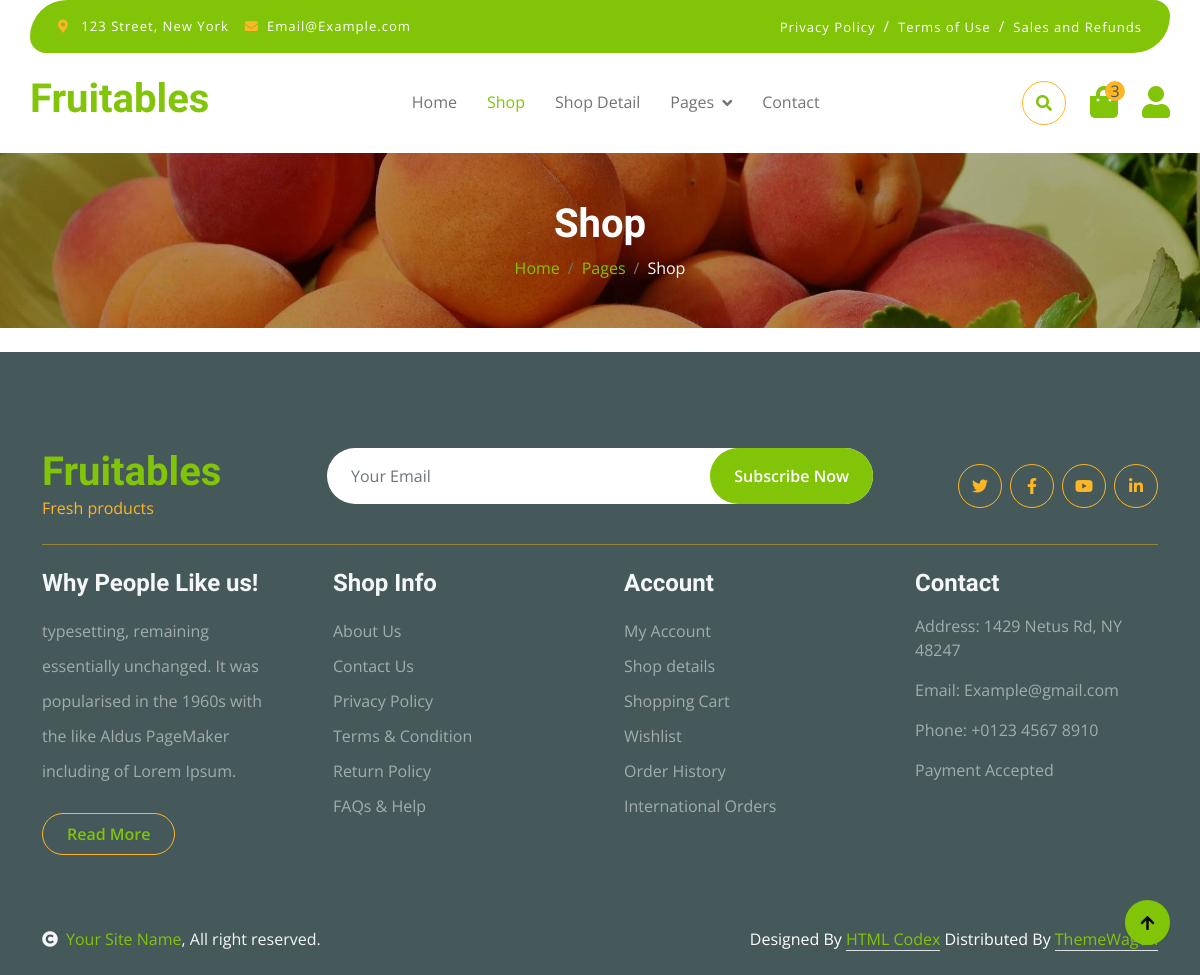
Before: /products/shop/ with the older database file.
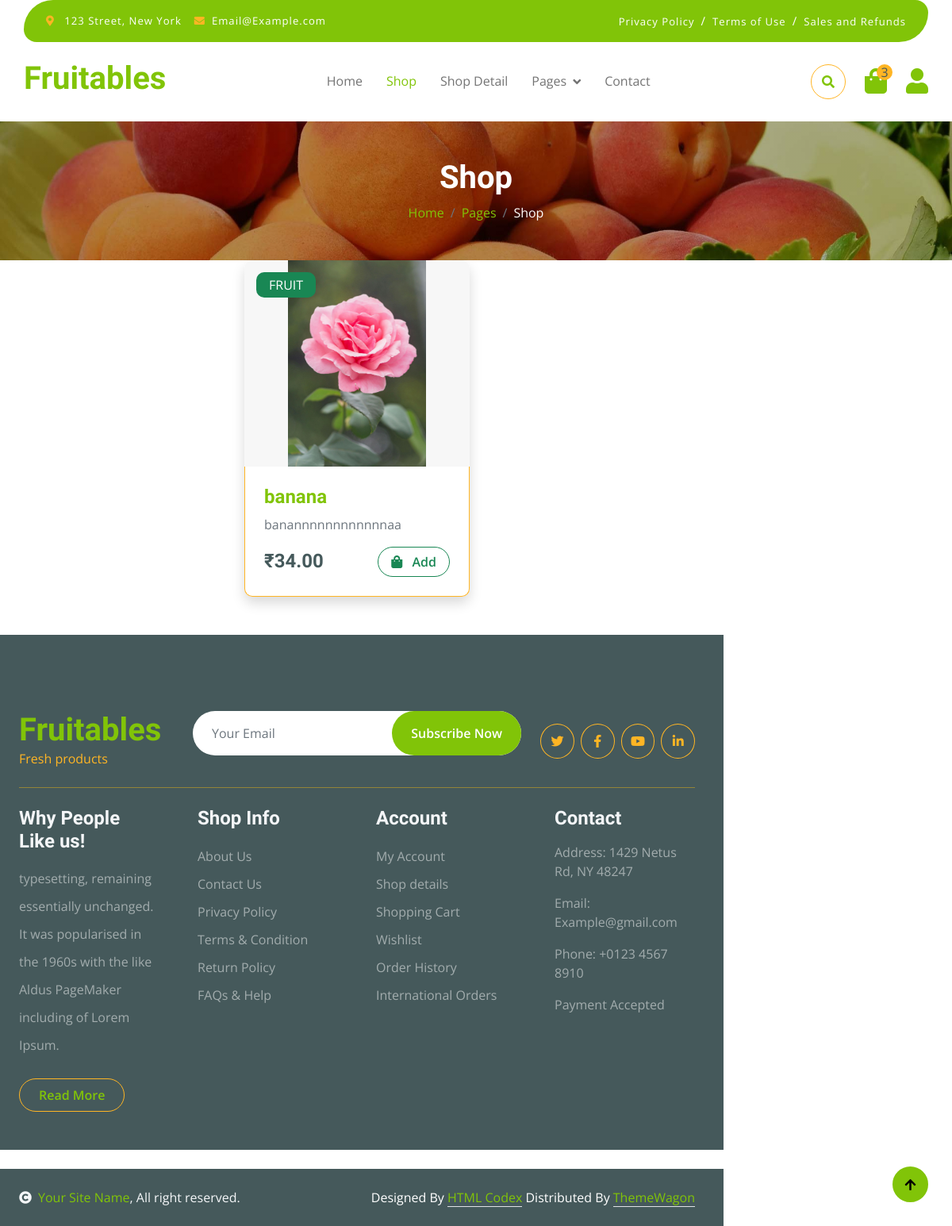
After: the same page with the newer database file.
### products/models.py (models this page shows, shortened)
class Product(models.Model):
    CATEGORY_CHOICES = [
        ('FRUIT', 'Fruits'),
        ('VEG', 'Vegetables'),
    ]
    name = models.CharField(max_length=100)
    category = models.CharField(
        max_length=20,
        choices=CATEGORY_CHOICES
    )
    image = models.ImageField(upload_to='products/')
    description = models.TextField()
    price = models.DecimalField(max_digits=10, decimal_places=2)
    stock = models.IntegerField()

### products/views.py (the view)
# urls.py: path('shop/', views.shop, name='shop'),
def shop(request):
    products = Product.objects.all()
    for product in products:
        print(product.name)
    return render(request,"shop.html",{"products":products})

### template/shop.html (shortened to what this page needs)
{% load static %}
<!DOCTYPE html>
<html lang="en">
    <head>
        <link rel="stylesheet" href="https://use.fontawesome.com/releases/v5.15.4/css/all.css"/>
        <link href="https://cdn.jsdelivr.net/npm/bootstrap-icons@1.4.1/font/bootstrap-icons.css" rel="stylesheet">
       <link href="{% static 'lib/lightbox/css/lightbox.min.css' %}" rel="stylesheet">
      <link href="{% static 'lib/owlcarousel/assets/owl.carousel.min.css' %}" rel="stylesheet">
        <link href="{% static 'css/bootstrap.min.css' %}" rel="stylesheet">
       <link href="{% static 'css/style.css' %}" rel="stylesheet">
    </head>
    <body>
        <div class="container-fluid fixed-top">
            <div class="container topbar bg-primary d-none d-lg-block">
                <div class="d-flex justify-content-between">
                    <div class="top-info ps-2">
                        <small class="me-3"><i class="fas fa-map-marker-alt me-2 text-secondary"></i> <a href="#" class="text-white">123 Street, New York</a></small>
                        <small class="me-3"><i class="fas fa-envelope me-2 text-secondary"></i><a href="#" class="text-white">Email@Example.com</a></small>
                    </div>
                    <div class="top-link pe-2">
                        <a href="#" class="text-white"><small class="text-white mx-2">Privacy Policy</small>/</a>
                        <a href="#" class="text-white"><small class="text-white mx-2">Terms of Use</small>/</a>
                        <a href="#" class="text-white"><small class="text-white ms-2">Sales and Refunds</small></a>
                    </div>
                </div>
            </div>
            <div class="container px-0">
                <nav class="navbar navbar-light bg-white navbar-expand-xl">
                    <a href="index.html" class="navbar-brand"><h1 class="text-primary display-6">Fruitables</h1></a>
                    <div class="collapse navbar-collapse bg-white" id="navbarCollapse">
                        <div class="navbar-nav mx-auto">
                            <a href="index.html" class="nav-item nav-link">Home</a>
                            <a href="shop.html" class="nav-item nav-link active">Shop</a>
                            <a href="shop-detail.html" class="nav-item nav-link">Shop Detail</a>
                            <div class="nav-item dropdown">
                                <a href="#" class="nav-link dropdown-toggle" data-bs-toggle="dropdown">Pages</a>
                            </div>
                            <a href="contact.html" class="nav-item nav-link">Contact</a>
                        </div>
                        <div class="d-flex m-3 me-0">
                            <button class="btn-search btn border border-secondary btn-md-square rounded-circle bg-white me-4" data-bs-toggle="modal" data-bs-target="#searchModal"><i class="fas fa-search text-primary"></i></button>
                            <a href="#" class="position-relative me-4 my-auto">
                                <i class="fa fa-shopping-bag fa-2x"></i>
                                <span class="position-absolute bg-secondary rounded-circle d-flex align-items-center justify-content-center text-dark px-1" style="top: -5px; left: 15px; height: 20px; min-width: 20px;">3</span>
                            </a>
                            <a href="#" class="my-auto">
                                <i class="fas fa-user fa-2x"></i>
                            </a>
                        </div>
                    </div>
                </nav>
            </div>
        </div>
        <div class="container-fluid page-header py-5">
            <h1 class="text-center text-white display-6">Shop</h1>
            <ol class="breadcrumb justify-content-center mb-0">
                <li class="breadcrumb-item"><a href="#">Home</a></li>
                <li class="breadcrumb-item"><a href="#">Pages</a></li>
                <li class="breadcrumb-item active text-white">Shop</li>
            </ol>
        </div>
            <div class="col-lg-9">
                <div class="row g-4 justify-content-center">
                    {% for product in products %}
                    <div class="col-md-6 col-lg-6 col-xl-4">
    <div class="rounded position-relative fruite-item shadow">
        <div class="fruite-img">
            <img src="{{ product.image.url }}"
                 class="img-fluid w-100 rounded-top"
                 style="height:260px; object-fit:contain; background:#f7f7f7;"
                 alt="{{ product.name }}">
        </div>
        <div class="text-white bg-success px-3 py-1 rounded position-absolute"
             style="top:15px; left:15px;">
            {{ product.category }}
        </div>
        <div class="p-4 border border-secondary border-top-0 rounded-bottom">
            <h4 class="text-primary fw-bold">
                {{ product.name }}
            </h4>
            <p class="text-muted">
                {{ product.description|truncatewords:12 }}
            </p>
            <div class="d-flex justify-content-between align-items-center">
                <h4 class="text-dark fw-bold mb-0">
                    ₹{{ product.price }}
                </h4>
                <a href="{% url 'cart' product.id %}"
                   class="btn border border-success rounded-pill px-3 text-success">
                    <i class="fa fa-shopping-bag me-2"></i>
                    Add
                </a>
            </div>
            {% endfor %}
        </div>
    </div>
</div>
        <div class="container-fluid bg-dark text-white-50 footer pt-5 mt-5">
            <div class="container py-5">
                <div class="pb-4 mb-4" style="border-bottom: 1px solid rgba(226, 175, 24, 0.5) ;">
                    <div class="row g-4">
                        <div class="col-lg-3">
                            <a href="#">
                                <h1 class="text-primary mb-0">Fruitables</h1>
                                <p class="text-secondary mb-0">Fresh products</p>
                            </a>
                        </div>
                        <div class="col-lg-6">
                            <div class="position-relative mx-auto">
                                <input class="form-control border-0 w-100 py-3 px-4 rounded-pill" type="number" placeholder="Your Email">
                                <button type="submit" class="btn btn-primary border-0 border-secondary py-3 px-4 position-absolute rounded-pill text-white" style="top: 0; right: 0;">Subscribe Now</button>
                            </div>
                        </div>
                        <div class="col-lg-3">
                            <div class="d-flex justify-content-end pt-3">
                                <a class="btn  btn-outline-secondary me-2 btn-md-square rounded-circle" href=""><i class="fab fa-twitter"></i></a>
                                <a class="btn btn-outline-secondary me-2 btn-md-square rounded-circle" href=""><i class="fab fa-facebook-f"></i></a>
                                <a class="btn btn-outline-secondary me-2 btn-md-square rounded-circle" href=""><i class="fab fa-youtube"></i></a>
                                <a class="btn btn-outline-secondary btn-md-square rounded-circle" href=""><i class="fab fa-linkedin-in"></i></a>
                            </div>
                        </div>
                    </div>
                </div>
                <div class="row g-5">
                    <div class="col-lg-3 col-md-6">
                        <div class="footer-item">
                            <h4 class="text-light mb-3">Why People Like us!</h4>
                            <p class="mb-4">typesetting, remaining essentially unchanged. It was
                                popularised in the 1960s with the like Aldus PageMaker including of Lorem Ipsum.</p>
                            <a href="" class="btn border-secondary py-2 px-4 rounded-pill text-primary">Read More</a>
                        </div>
                    </div>
                    <div class="col-lg-3 col-md-6">
                        <div class="d-flex flex-column text-start footer-item">
                            <h4 class="text-light mb-3">Shop Info</h4>
                            <a class="btn-link" href="">About Us</a>
                            <a class="btn-link" href="">Contact Us</a>
                            <a class="btn-link" href="">Privacy Policy</a>
                            <a class="btn-link" href="">Terms & Condition</a>
                            <a class="btn-link" href="">Return Policy</a>
                            <a class="btn-link" href="">FAQs & Help</a>
                        </div>
                    </div>
                    <div class="col-lg-3 col-md-6">
                        <div class="d-flex flex-column text-start footer-item">
                            <h4 class="text-light mb-3">Account</h4>
                            <a class="btn-link" href="">My Account</a>
                            <a class="btn-link" href="">Shop details</a>
                            <a class="btn-link" href="">Shopping Cart</a>
                            <a class="btn-link" href="">Wishlist</a>
                            <a class="btn-link" href="">Order History</a>
                            <a class="btn-link" href="">International Orders</a>
                        </div>
                    </div>
                    <div class="col-lg-3 col-md-6">
                        <div class="footer-item">
                            <h4 class="text-light mb-3">Contact</h4>
                            <p>Address: 1429 Netus Rd, NY 48247</p>
                            <p>Email: Example@gmail.com</p>
                            <p>Phone: +0123 4567 8910</p>
                            <p>Payment Accepted</p>
                        </div>
                    </div>
                </div>
            </div>
        </div>
        <div class="container-fluid copyright bg-dark py-4">
            <div class="container">
                <div class="row">
                    <div class="col-md-6 text-center text-md-start mb-3 mb-md-0">
                        <span class="text-light"><a href="#"><i class="fas fa-copyright text-light me-2"></i>Your Site Name</a>, All right reserved.</span>
                    </div>
                    <div class="col-md-6 my-auto text-center text-md-end text-white">
                        Designed By <a class="border-bottom" href="https://htmlcodex.com">HTML Codex</a> Distributed By <a class="border-bottom" href="https://themewagon.com">ThemeWagon</a>
                    </div>
                </div>
            </div>
        </div>
        <a href="#" class="btn btn-primary border-3 border-primary rounded-circle back-to-top"><i class="fa fa-arrow-up"></i></a>
    </body>
</html>

### static/css/style.css (style rules this page uses)
.back-to-top { position: fixed; right: 30px; bottom: 30px; display: flex; width: 45px; height: 45px; align-items: center; justify-content: center; transition: 0.5s; z-index: 99; }
.btn { font-weight: 600; transition: .5s; }
.btn-md-square { width: 44px; height: 44px; }
.btn-square, .btn-sm-square, .btn-md-square, .btn-lg-square { padding: 0; display: flex; align-items: center; justify-content: center; font-weight: normal; }
.btn.border-secondary { transition: 0.5s; }
.fixed-top { transition: 0.5s; background: var(--bs-white); border: 0; }
.topbar { padding: 20px; border-radius: 230px 100px; }
.topbar .top-info { font-size: 15px; line-height: 0; letter-spacing: 1px; display: flex; align-items: center; }
.topbar .top-link { font-size: 15px; line-height: 0; letter-spacing: 1px; display: flex; align-items: center; }
.topbar .top-link a { letter-spacing: 1px; }
.navbar .navbar-nav .nav-link { padding: 10px 15px; font-size: 16px; transition: .5s; }
.navbar { height: 100px; border-bottom: 1px solid rgba(255, 255, 255, .1); }
.navbar .navbar-nav .nav-link:hover, .navbar .navbar-nav .nav-link.active, .fixed-top.bg-white .navbar .navbar-nav .nav-link:hover, .fixed-top.bg-white .navbar .navbar-nav .nav-link.active { color: var(--bs-primary); }
.navbar .dropdown-toggle::after { border: none; content: "\f107"; font-family: "Font Awesome 5 Free"; font-weight: 700; vertical-align: middle; margin-left: 8px; }
.page-header { position: relative; background: linear-gradient(rgba(0, 0, 0, 0.3), rgba(0, 0, 0, 0.3)), url(../img/cart-page-header-img.jpg); background-position: center center; background-repeat: no-repeat; background-size: cover; }
@media (min-width: 992px) { .hero-header, .page-header { margin-top: 152px !important; } }
.footer .footer-item .btn-link { line-height: 35px; color: rgba(255, 255, 255, .5); transition: 0.5s; }
.footer .footer-item p.mb-4 { line-height: 35px; }

Changed rows visible on the page:
added Product: image (picture), category "FRUIT", name "banana", description "banannnnnnnnnnnnaa", price "34.00"
